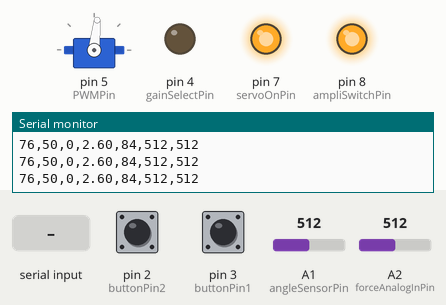
Simulated run of this sketch. Board: Arduino Uno, built with avr-gcc and run on an emulated ATmega328P. Shown: servo, output pins drawn as LEDs (lit = HIGH), the last lines printed to the serial monitor. The inputs (shaded band) are chosen by the test bench; at power-on: A2 (forceAnalogInPin) = 512, pin 3 (buttonPin1) HIGH, pin 2 (buttonPin2) HIGH, A1 (angleSensorPin) = 512.

Above: at 2.2 s.
2.3 s: A2 (forceAnalogInPin) set to 531
At 3.6 s:
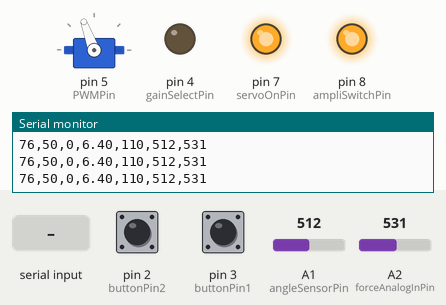
3.9 s: pin 3 (buttonPin1) pulled LOW for 0.15 s
At 4.2 s:
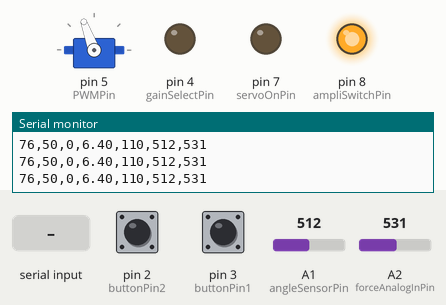
5.5 s: "90,45,200\n" received over Serial
7.1 s: A2 (forceAnalogInPin) set to 490
8.6 s: A2 (forceAnalogInPin) set to 463
At 9.5 s:
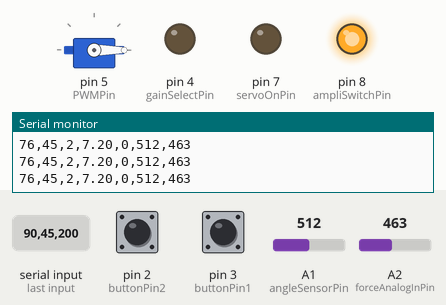
10.7 s: pin 2 (buttonPin2) pulled LOW for 0.15 s
At 11.7 s:
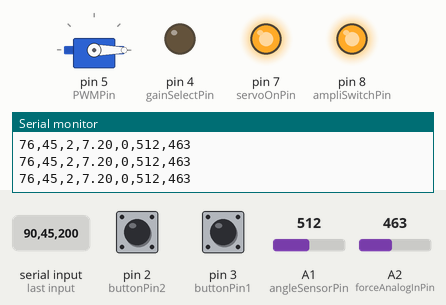
Timing chart, 0 to 13.3 s (numbered marks = the images above; inputs shaded):
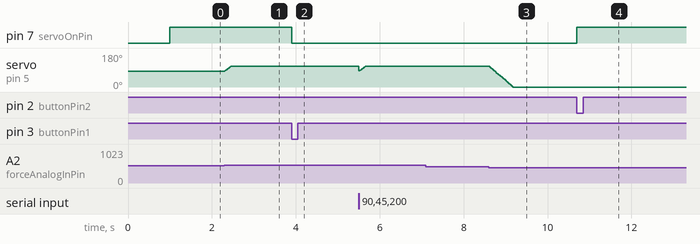

The sketch:

BrickBreaker.ino
```cpp
#include <Servo.h>

// =======================================================
// EDUEXO BRICK BREAKER FINAL VERSION
// Transparent control + Low/High Assist
// USB Serial version for Unity
// =======================================================
//
// Unity sends:
// assistLevel,targetAngle
//
// Examples:
// 0,50   transparent mode
// 1,70   low assist toward target 70
// 2,30   high assist toward target 30
//
// Arduino sends:
// currentAngle,targetAngle,assistLevel,residualTorquePercent,servoCommand,rawAngle,forceRaw
//
// Unity PaddleScript reads the first 5 values:
// currentAngle,targetAngle,assistLevel,residualTorquePercent,servoCommand
//
// Extra values rawAngle and forceRaw are only for debugging.
// =======================================================

Servo myservo;

// ---------------------- PINS ----------------------
const int servoOnPin = 7;
const int PWMPin = 5;

const int angleSensorPin = A1;
const int forceAnalogInPin = A2;

const int ampliSwitchPin = 8;
const int gainSelectPin = 4;

const int buttonPin1 = 3; // Power down
const int buttonPin2 = 2; // Power up

// ---------------------- CALIBRATION ----------------------
// Your real measured values:
int posSensorMin = 850;   // arm down -> currentAngle 0
int posSensorMax = 405;   // arm up   -> currentAngle 100

int forceOffset = 499;    // forceRaw at rest

// ---------------------- GENERAL STATE ----------------------
int targetAngle = 50;
int assistanceLevel = 0;  // 0 transparent, 1 low assist, 2 high assist

byte currentAngle = 50;
byte previousTargetAngle = 50;

int rawAngle = 0;
int forceRaw = 0;

float forceIs = 0.0;
float residualTorquePercent = 0.0;

int servoCommand = 90;

// activeControlMode:
// -1 = uninitialized
//  0 = transparent admittance control
//  1 = assist control
int activeControlMode = -1;

// ---------------------- TRANSPARENT CONTROL SETTINGS ----------------------
// This part comes from the guideline/book admittance logic.

float transparentPositionFloat = 45.0;
int transparentPosition = 45;

int transparentMinCommand = 0;
int transparentMaxCommand = 110;

float transparentForceDesired = 0.0;
int transparentForceThreshold = 20;

// Start here.
// If transparent mode still feels stiff, try 0.05.
// If it shakes/runs away, try 0.01.
float transparentGain = 0.03;

// If transparent mode pushes/fights in the wrong direction, change this to -1.
int transparentForceSign = 1;

// ---------------------- ASSIST SETTINGS ----------------------
// This part follows your old working assist logic.

float assistPositionDesiredFloat = 50.0;
int assistPositionDesired = 50;

int minAngle = 5;
int maxAngle = 110;

bool targetReached = false;
int targetDeadband = 10;

// Old working gains:
// 0 = transparent
// 1 = low assist
// 2 = high assist
const float admittanceGains[3] = {
  0.0,
  0.01,
  0.05
};

// Old assist threshold was 150.
// If assist does not activate easily enough, lower to 100 or 80.
int assistForceThreshold = 150;

float assistMaxDelta = 5.0;

// Old working behavior:
// 90 = neutral
// >90 = push one direction
// <90 = push the other direction
//
// If low/high assist pushes the wrong way, change this to -1.
int assistDirectionSign = 1;

bool movingTowardsTarget = false;

// ---------------------- TELEMETRY ----------------------
unsigned long lastTelemetryTime = 0;
const unsigned long telemetryIntervalMs = 50; // 20 Hz

// =======================================================
// SETUP
// =======================================================

void setup() {
  Serial.begin(115200);
  delay(1000);

  pinMode(buttonPin1, INPUT_PULLUP);
  pinMode(buttonPin2, INPUT_PULLUP);

  attachInterrupt(digitalPinToInterrupt(buttonPin1), PowerDown, FALLING);
  attachInterrupt(digitalPinToInterrupt(buttonPin2), PowerUp, FALLING);

  pinMode(gainSelectPin, OUTPUT);
  digitalWrite(gainSelectPin, LOW);

  pinMode(ampliSwitchPin, OUTPUT);
  digitalWrite(ampliSwitchPin, HIGH);

  pinMode(servoOnPin, OUTPUT);

  // IMPORTANT:
  // HIGH is needed so the angle sensor works.
  // We discovered A1 only gives correct position when servoOnPin is HIGH.
  digitalWrite(servoOnPin, HIGH);

  rawAngle = analogRead(angleSensorPin);
  currentAngle = mapRawAngleToPercent(rawAngle);

  forceRaw = analogRead(forceAnalogInPin);
  forceIs = (float)(forceRaw - forceOffset);

  initTransparentFromCurrentAngle();

  myservo.attach(PWMPin);
  myservo.write(transparentPosition);

  // Minimal startup text.
  // Unity will ignore this because it is not numeric CSV.
  Serial.println("EduExo final controller started");
  Serial.println("currentAngle,targetAngle,assistLevel,residualTorquePercent,servoCommand,rawAngle,forceRaw");
}

// =======================================================
// LOOP
// =======================================================

void loop() {
  readSerialCommandFromUnity();

  rawAngle = analogRead(angleSensorPin);
  forceRaw = analogRead(forceAnalogInPin);

  currentAngle = mapRawAngleToPercent(rawAngle);

  forceIs = (float)(forceRaw - forceOffset);

  // Residual torque proxy for logging.
  // 5.0 means 500 raw-force difference becomes 100%.
  residualTorquePercent = constrain(abs(forceIs) / 5.0, 0.0, 100.0);

  updateController();

  sendTelemetry();

  delay(5);
}

// =======================================================
// ANGLE MAPPING
// =======================================================

byte mapRawAngleToPercent(int raw) {
  float t = 0.0;

  if (posSensorMin != posSensorMax) {
    t = (raw - posSensorMin) / (float)(posSensorMax - posSensorMin);
  }

  t = constrain(t, 0.0, 1.0);
  return (byte)round(t * 100.0);
}

float mapCurrentAngleToTransparentCommand() {
  float t = currentAngle / 100.0;
  t = constrain(t, 0.0, 1.0);

  float cmd = transparentMinCommand +
              t * (transparentMaxCommand - transparentMinCommand);

  return constrain(cmd, transparentMinCommand, transparentMaxCommand);
}

// =======================================================
// UNITY SERIAL COMMAND READER
// =======================================================

void readSerialCommandFromUnity() {
  if (!Serial.available()) {
    return;
  }

  String line = Serial.readStringUntil('\n');
  line.trim();

  if (line.length() == 0) {
    return;
  }

  int commaIndex = line.indexOf(',');

  if (commaIndex >= 0) {
    String assistPart = line.substring(0, commaIndex);
    String targetPart = line.substring(commaIndex + 1);

    int newAssistLevel = assistPart.toInt();
    int newTargetAngle = targetPart.toInt();

    newAssistLevel = constrain(newAssistLevel, 0, 2);
    newTargetAngle = constrain(newTargetAngle, 0, 100);

    assistanceLevel = newAssistLevel;

    if (newTargetAngle != previousTargetAngle) {
      targetAngle = newTargetAngle;
      previousTargetAngle = (byte)newTargetAngle;

      targetReached = false;

      // Start assist from current measured position to avoid jumps.
      assistPositionDesiredFloat = (float)currentAngle;
      assistPositionDesired = currentAngle;

      if (assistanceLevel > 0) {
        activeControlMode = -1; // force re-init assist mode
      }
    }
  } else {
    // Single number command: assist level only
    int newAssistLevel = line.toInt();
    assistanceLevel = constrain(newAssistLevel, 0, 2);
  }
}

// =======================================================
// MAIN CONTROLLER
// =======================================================

void updateController() {
  if (assistanceLevel == 0) {
    enterTransparentIfNeeded();
    updateTransparentControl();
    return;
  }

  // If we are close enough to the target, use transparent mode.
  if (!targetReached && abs(targetAngle - currentAngle) <= targetDeadband) {
    targetReached = true;
  }

  if (targetReached) {
    enterTransparentIfNeeded();
    updateTransparentControl();
    return;
  }

  // If user is not applying enough force, stay in transparent behavior.
  // This avoids the motor holding/stiffening unnecessarily.
  if (abs(forceIs) <= assistForceThreshold) {
    enterTransparentIfNeeded();
    updateTransparentControl();
    return;
  }

  enterAssistIfNeeded();
  updateAssistControl();
}

// =======================================================
// TRANSPARENT CONTROL
// =======================================================

void enterTransparentIfNeeded() {
  if (activeControlMode != 0) {
    initTransparentFromCurrentAngle();
    activeControlMode = 0;
  }

  if (!myservo.attached()) {
    myservo.attach(PWMPin);
  }
}

void initTransparentFromCurrentAngle() {
  transparentPositionFloat = mapCurrentAngleToTransparentCommand();
  transparentPositionFloat = constrain(
    transparentPositionFloat,
    transparentMinCommand,
    transparentMaxCommand
  );

  transparentPosition = round(transparentPositionFloat);
  servoCommand = transparentPosition;
}

void updateTransparentControl() {
  float forceError = forceIs - transparentForceDesired;

  if (abs(forceError) > transparentForceThreshold) {
    transparentPositionFloat +=
      transparentForceSign * transparentGain * forceError;
  }

  transparentPositionFloat = constrain(
    transparentPositionFloat,
    transparentMinCommand,
    transparentMaxCommand
  );

  transparentPosition = round(transparentPositionFloat);
  servoCommand = constrain(transparentPosition, 0, 180);

  myservo.write(servoCommand);
}

// =======================================================
// LOW / HIGH ASSIST CONTROL
// =======================================================

void enterAssistIfNeeded() {
  if (activeControlMode != 1) {
    assistPositionDesiredFloat = (float)currentAngle;
    assistPositionDesired = currentAngle;
    activeControlMode = 1;
  }

  if (!myservo.attached()) {
    myservo.attach(PWMPin);
  }
}

void updateAssistControl() {
  float admittanceGain = admittanceGains[constrain(assistanceLevel, 0, 2)];

  // Prevent desired position from lagging behind the current arm angle.
  if (targetAngle > currentAngle && assistPositionDesiredFloat < currentAngle) {
    assistPositionDesiredFloat = (float)currentAngle;
  } else if (targetAngle < currentAngle && assistPositionDesiredFloat > currentAngle) {
    assistPositionDesiredFloat = (float)currentAngle;
  }

  float previousPosition = assistPositionDesiredFloat;

  float delta = admittanceGain * forceIs;
  delta = constrain(delta, -assistMaxDelta, assistMaxDelta);

  float newPositionDesired = assistPositionDesiredFloat + delta;
  newPositionDesired = constrain(newPositionDesired, (float)minAngle, (float)maxAngle);

  movingTowardsTarget =
    abs(newPositionDesired - targetAngle) < abs(previousPosition - targetAngle);

  if (movingTowardsTarget) {
    assistPositionDesiredFloat = newPositionDesired;

    // Avoid overshoot.
    if (previousPosition < targetAngle && assistPositionDesiredFloat > targetAngle) {
      assistPositionDesiredFloat = targetAngle;
    } else if (previousPosition > targetAngle && assistPositionDesiredFloat < targetAngle) {
      assistPositionDesiredFloat = targetAngle;
    }

    assistPositionDesiredFloat = constrain(
      assistPositionDesiredFloat,
      (float)minAngle,
      (float)maxAngle
    );

    assistPositionDesired = round(assistPositionDesiredFloat);

    // Your old working motor command style.
    servoCommand = 90 + assistDirectionSign * (int)(delta * 18.0);
    servoCommand = constrain(servoCommand, 0, 180);

    myservo.write(servoCommand);
  } else {
    // If calculated movement would not bring user closer,
    // fall back to transparent admittance instead of detaching.
    enterTransparentIfNeeded();
    updateTransparentControl();
  }
}

// =======================================================
// TELEMETRY TO UNITY
// =======================================================

void sendTelemetry() {
  unsigned long now = millis();

  if (now - lastTelemetryTime < telemetryIntervalMs) {
    return;
  }

  lastTelemetryTime = now;

  Serial.print(currentAngle);
  Serial.print(",");
  Serial.print(targetAngle);
  Serial.print(",");
  Serial.print(assistanceLevel);
  Serial.print(",");
  Serial.print(residualTorquePercent, 2);
  Serial.print(",");
  Serial.print(servoCommand);
  Serial.print(",");
  Serial.print(rawAngle);
  Serial.print(",");
  Serial.println(forceRaw);
}

// =======================================================
// SAFETY BUTTONS
// =======================================================

void PowerUp() {
  digitalWrite(servoOnPin, HIGH);

  if (!myservo.attached()) {
    myservo.attach(PWMPin);
  }
}

void PowerDown() {
  if (myservo.attached()) {
    myservo.detach();
  }

  digitalWrite(servoOnPin, LOW);
}
```

Measured:
- the behaviour switches between 519 and 520 on A2 (forceAnalogInPin) (found by bisection; images 0 and 1)
- the behaviour switches between 479 and 478 on A2 (forceAnalogInPin) (found by bisection; images 2 and 3)
- after the input at 2.3 s, servo on pin 5 (PWMPin): 84° → 110° at once
- after the input at 3.9 s, pin 7 (servoOnPin): HIGH → LOW at once
- after the input at 8.6 s, servo on pin 5 (PWMPin): moves from 110° to 0° over 0.57 s, starting at once
- after the input at 10.7 s, pin 7 (servoOnPin): LOW → HIGH at once
